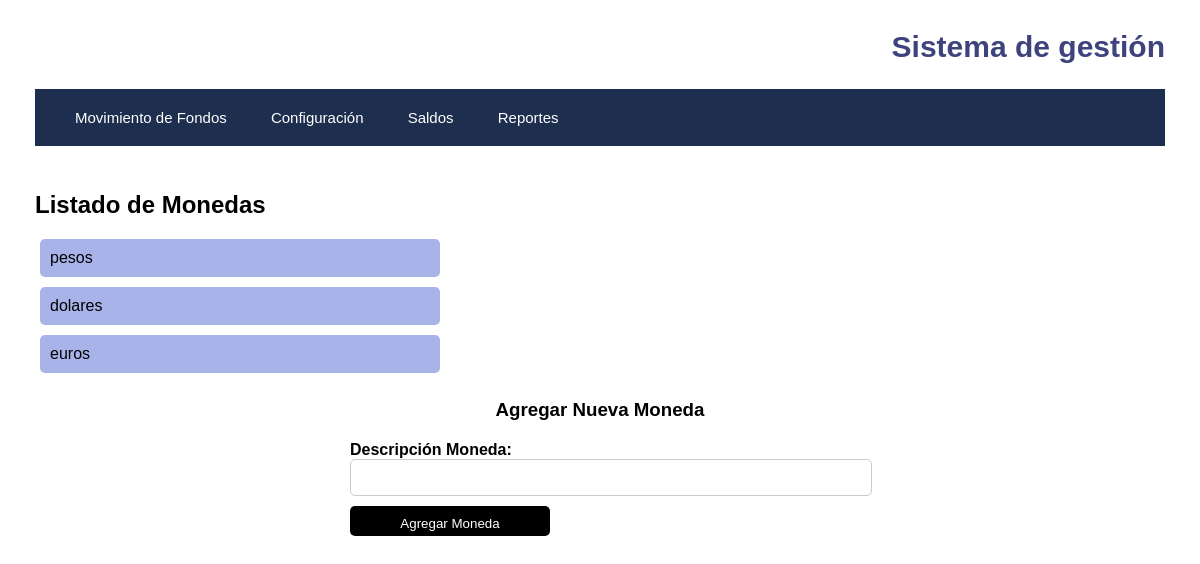
/api/addcoin, run on the app's committed database.
### Models.py (models this page shows, shortened)
class Moneda(db.Model):
    id_moneda = db.Column(db.Integer, unique=True, primary_key=True)
    descr_moneda = db.Column(db.Text, unique=True)

### app.py (the view)
@app.route("/api/addcoin", methods=["GET"])
def show_coin_form():
    monedas = Moneda.query.all()
    return render_template("addcoin.html", monedas=monedas)

### templates/addcoin.html (shortened to what this page needs)
<!DOCTYPE html>
<html lang="en">
<head>
    <link rel="stylesheet" type="text/css" href="{{ url_for('static', filename='style.css') }}">
</head>
<body>
    {% extends 'base.html' %}
    {% block content %}
        <h2>Listado de Monedas</h2>
        <ul>
            {% for moneda in monedas %}
                <li>{{ moneda.descr_moneda }}</li>
            {% endfor %}
        </ul>
        <h3>Agregar Nueva Moneda</h3>
        <form action="/api/addcoin" method="post">
            <div class="form-group">
                <label for="descr_moneda">Descripción Moneda:</label>
                <input type="text" id="descr_moneda" name="descr_moneda" required>
            </div>
            <input type="submit" value="Agregar Moneda">
        </form>
    {% endblock %}

### static/style.css (style rules this page uses)
body { font-family: sans-serif; margin: 0; padding: 0; }
h2 { margin-top: 10px; margin-left: 35px; text-align: left; }
h3 { margin-top: 0; text-align: center; }
form { width: 500px; margin: 0 auto; }
.form-group { margin-bottom: 10px; }
label { font-weight: bold; }
input, select { width: 100%; padding: 10px; border-radius: 5px; border: 1px solid #ccc; }
input[type="submit"] { width: 200px; height: 30px; background-color: #000; color: #fff; border-radius: 5px; border: none; cursor: pointer; margin-bottom: 20px; }
.form-group:nth-child(1) { margin-top: 20px; }
ul { list-style-type: none; overflow-y: auto; max-height: 200px; width: 400px; }
li { background-color: #9ba9e6de; padding: 10px; border-radius: 5px; margin-bottom: 10px; }

### data on the page
Moneda: descr_moneda "pesos"
Moneda: descr_moneda "dolares"
Moneda: descr_moneda "euros"
